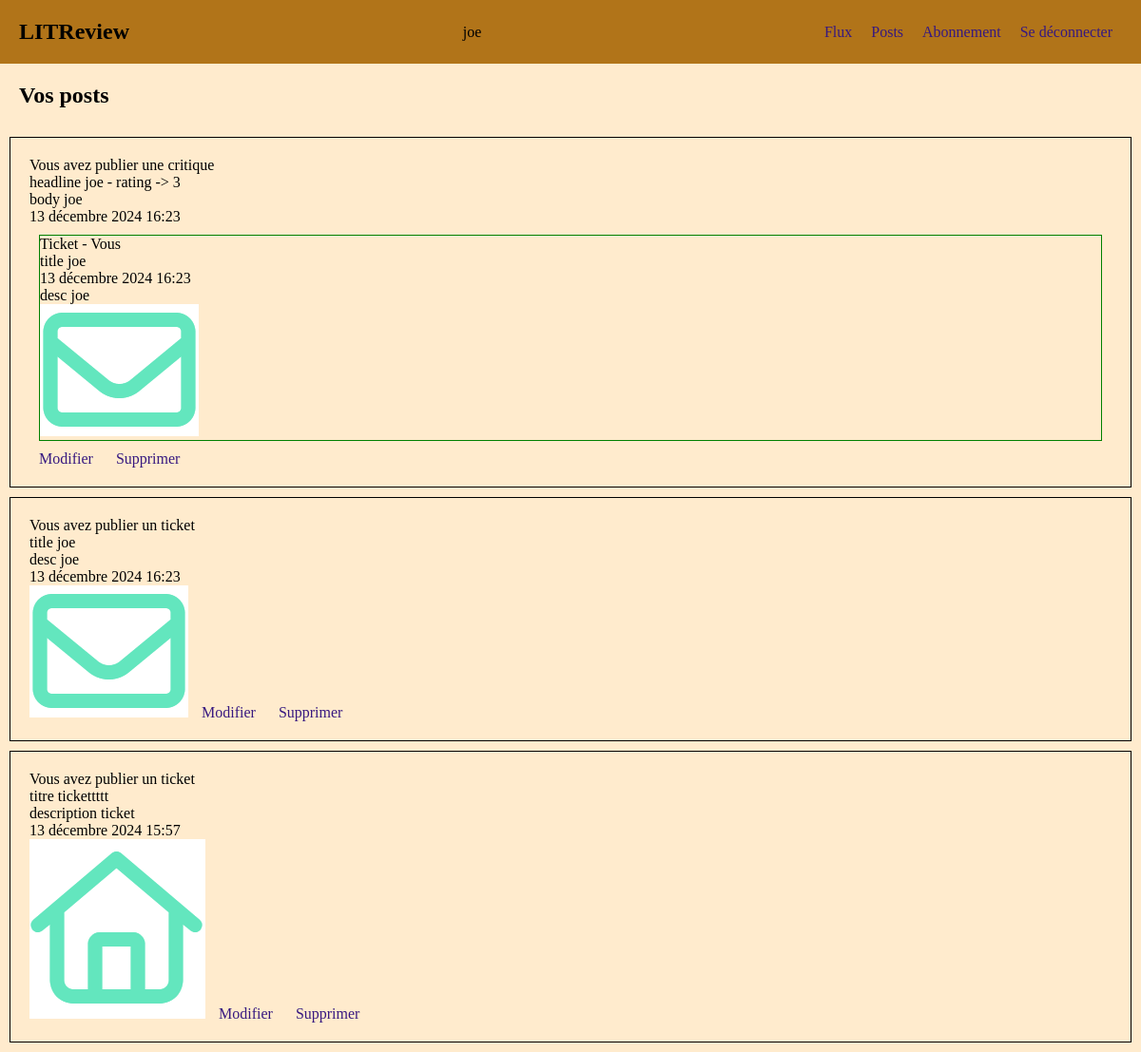
Page /review/posts/ (signed in) on the committed database.
### authentication/models.py (models this page shows, shortened)
class User(AbstractBaseUser, PermissionsMixin):
    username = models.CharField(max_length=20, unique=True)
    is_active = models.BooleanField(default=True)
    is_superuser = models.BooleanField(default=False)
    is_staff = models.BooleanField(default=False)
    date_joined = models.DateTimeField(default=timezone.now)
    last_login = models.DateTimeField(blank=True, null=True)
    objects = CustomUserManager()
    USERNAME_FIELD = 'username'
    REQUIRED_FIELDS = []

### review/models.py (models this page shows)
class Review(models.Model):
    ticket = models.ForeignKey(to=Ticket, on_delete=models.CASCADE)
    rating = models.PositiveSmallIntegerField(validators=[MinValueValidator(0), MaxValueValidator(5)])
    headline = models.CharField(max_length=128)
    body = models.CharField(max_length=8192, blank=True)
    user = models.ForeignKey(to=settings.AUTH_USER_MODEL, on_delete=models.CASCADE)
    time_created = models.DateTimeField(auto_now_add=True)

class Ticket(models.Model):
    title = models.CharField(max_length=128)
    description = models.CharField(max_length=2048, blank=True)
    user = models.ForeignKey(to=settings.AUTH_USER_MODEL, on_delete=models.CASCADE)
    image = models.ImageField(null=True, blank=True)
    time_created = models.DateTimeField(auto_now_add=True)

### review/views.py (the view)
# urls.py: path('posts/', views.PostsView.as_view(), name='posts'),
class PostsView(LoginRequiredMixin, View):
    template = 'review/posts.html'
    ticket_class = models.Ticket
    review_class = models.Review
    def get(self, request):
        tickets = self.ticket_class.objects.filter(user=request.user)
        tickets = tickets.annotate(content_type=Value('TICKET', CharField()))
        reviews = self.review_class.objects.filter(user=request.user)
        reviews = reviews.annotate(content_type=Value('REVIEW', CharField()))
        posts = sorted(
            chain(tickets, reviews),
            key=lambda post: post.time_created,
            reverse=True
        )
        return render(request, self.template, context={'posts': posts})

### review/templates/review/posts.html
{% extends 'base.html' %}
{% block content %}
    <div>
        <h2>Vos posts</h2>
        {% for post in posts %}
            <div class="cadre">
                {% if post.content_type == 'TICKET' %}
                {% include 'review/partials/ticket_snippet.html' %}
                {% elif post.content_type == 'REVIEW' %}
                {% include 'review/partials/review_snippet.html' %}
                {% endif %}
                <a href="{% url 'update' content_type=post.content_type|lower id=post.id %}">Modifier</a>
                <a href="{% url 'delete' content_type=post.content_type|lower id=post.id %}">Supprimer</a>
            </div>
        {% endfor %}
    </div>
{% endblock %}

### templates/base.html (shortened to what this page needs)
<!DOCTYPE html>
<html lang="en">
<head>
    <link rel="stylesheet" href="/static/css/style.css">
</head>
<body>
    <nav>
        <h1>LITReview</h1>
        <p>{{ user }}</p>
        <ul>
            {% if user.is_authenticated %}
                <li>
                    <a href="{% url 'flux' %}">Flux</a>
                </li>
                <li>
                    <a href="{% url 'posts' %}">Posts</a>
                </li>
                <li>
                    <a href="{% url 'follows' %}">Abonnement</a>
                </li>
                <li>
                    <a href="{% url 'logout' %}">Se déconnecter</a>
                </li>
            {% endif %}
        </ul>
    </nav>
    <section class="main">
        {% block content %}{% endblock %}
    </section>
</body>
</html>

### review/templates/review/partials/review_snippet.html
<div class="head_left">
    <p>Vous avez publier une critique</p>
    <p>{{ post.headline }} - rating -> {{ post.rating }}</p>
    <p>{{ post.body }}</p>
</div>
<p>{{ post.time_created }}</p>
<div class="ticket">
    <p>Ticket - Vous</p>
    <p>{{ post.ticket.title }}</p>
    <p>{{ post.ticket.time_created }}</p>
    <p>{{ post.ticket.description }}</p>
    {% if post.ticket.image %}
        <img src="{{ post.ticket.image.url }}" alt="">
    {% endif %}
</div>

### review/templates/review/partials/ticket_snippet.html
<div class="head_left">
    {% if post.user == user %}
    <p>Vous avez publier un ticket</p>
    {% else %}
    <p>Ticket - {{ post.user }}</p>
    {% endif %}
    <p>{{ post.title }}</p>
    <p>{{ post.description }}</p>
</div>
<p>{{ post.time_created }}</p>
{% if post.image %}
    <img src="{{ post.image.url }}" alt="">
{% endif %}

### static/css/style.css (style rules this page uses)
* { margin: 0; padding: 0; text-decoration: none; list-style-type: none; }
body { background-color: blanchedalmond; }
a { color: rgb(55, 25, 128); padding: 10px; }
h2 { padding: 20px; }
nav { display: flex; justify-content: space-between; align-items: center; padding: 20px; background-color: rgb(177, 116, 25); }
nav ul { display: flex; }
.cadre { border: 1px solid black; margin: 10px; padding: 20px; }
.ticket { margin: 10px; border: 1px solid green; }

### rows in the picture
User: username "joe"
Review: headline "headline joe", rating "3", body "body joe", time_created "13 décembre 2024 16:23", ticket "title joe", ticket.time_created "13 décembre 2024 16:23", ticket.description "desc joe", ticket.image (picture)
Ticket: shows "Vous avez publier un ticket", title "title joe", description "desc joe", time_created "13 décembre 2024 16:23", image (picture)
Ticket: shows "Vous avez publier un ticket", title "titre tickettttt", description "description ticket", time_created "13 décembre 2024 15:57", image (picture)
